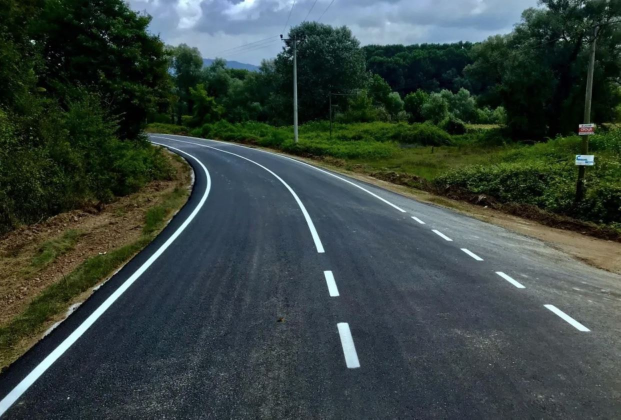
#> input picture esma.JPG, 1241 x 839 px (shown at 1/2 size)
$ python demo.py
#> lines starting #> are read from the running program, lines starting #| are printed output that depends on the picture; after the words box and inside, x2 and y2 are one past the last pixel; in counts of white or black regions, pixels touching at a corner belong together
#author : özgür altıntop
#author : esma esra kaya

import cv2
from matplotlib import pyplot as plt
import numpy as np


img_path = "esma.JPG"
img = cv2.imread(img_path)
#> img is the input picture: shape (839, 1241, 3); mean B, G, R 63.5, 67.7, 55.5
print(img.shape)
#| (839, 1241, 3)


gray_image = cv2.cvtColor(img, cv2.COLOR_BGR2GRAY)
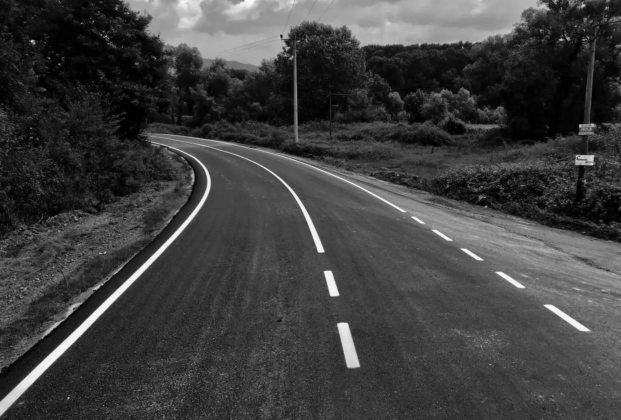
#> gray_image: shape (839, 1241) (shown at 1/2 size); min 0, max 253, mean 63.5


gray_image = cv2.cvtColor(img, cv2.COLOR_BGR2GRAY)
plt.imshow(gray_image)
plt.show()
print(gray_image.shape)
#| (839, 1241)


(thresh, blackAndWhiteImage) = cv2.threshold(gray_image, 20, 255, cv2.THRESH_BINARY)
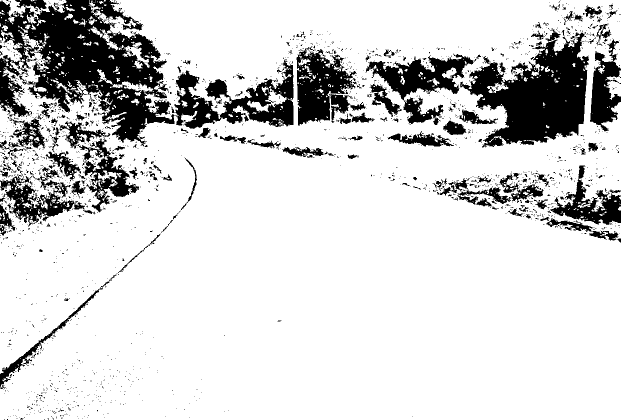
#> blackAndWhiteImage: shape (839, 1241) (shown at 1/2 size); 83.1% white; 2106 black regions (1913 under 20 px), largest, box (x1, y1, x2, y2) and area: (0, 0, 587, 293) 60271, (920, 64, 1178, 296) 31211, (593, 94, 714, 251) 11163
(thresh, blackAndWhiteImage) = cv2.threshold(gray_image, 80, 255, cv2.THRESH_BINARY)
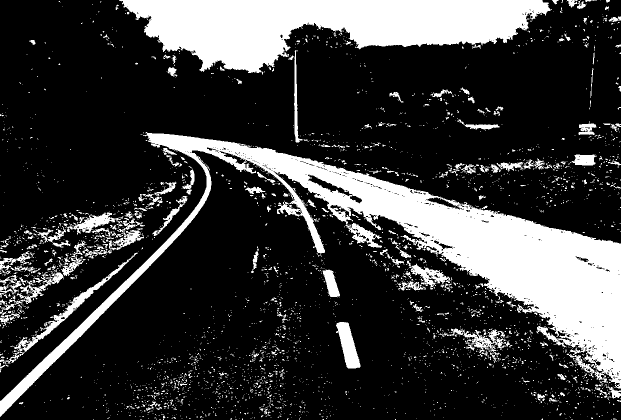
#> blackAndWhiteImage: shape (839, 1241) (shown at 1/2 size); 22.8% white; 3441 white regions (3158 under 20 px), largest, box (x1, y1, x2, y2) and area: (0, 264, 1241, 834) 113317, (238, 0, 1101, 146) 73149, (0, 505, 275, 729) 3548
(thresh, blackAndWhiteImage) = cv2.threshold(gray_image, 160, 255, cv2.THRESH_BINARY)
#> blackAndWhiteImage: shape (839, 1241); 5.9% white; 229 white regions (187 under 20 px), largest, box (x1, y1, x2, y2) and area: (639, 0, 1098, 95) 21000, (247, 0, 581, 131) 16741, (0, 283, 421, 832) 8496
(thresh, blackAndWhiteImage) = cv2.threshold(gray_image, 200, 255, cv2.THRESH_BINARY)
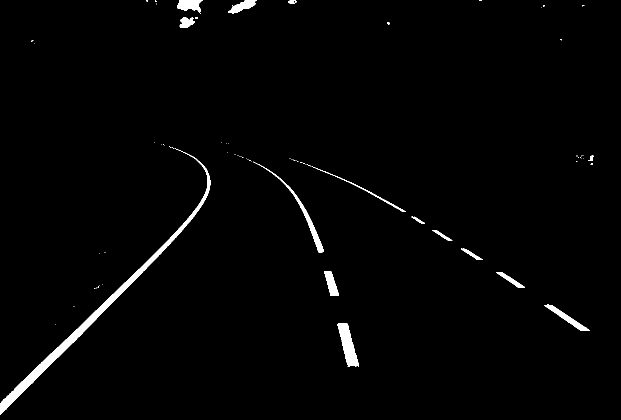
#> blackAndWhiteImage: shape (839, 1241) (shown at 1/2 size); 1.6% white; 80 white regions (63 under 20 px), largest, box (x1, y1, x2, y2) and area: (0, 297, 421, 830) 7598, (675, 646, 718, 734) 1855, (506, 323, 648, 505) 1331
plt.imshow(blackAndWhiteImage)
plt.show()


output2 = cv2.blur(gray_image, (10, 10))
plt.imshow(output2)
plt.show()


output2 = cv2.GaussianBlur(gray_image, (9, 9), 5)
plt.imshow(output2)
plt.show()


(h, w) = img.shape[:2]
#> h = 839; w = 1241
center = (w / 2, h / 2)
#> center = (620.5, 419.5)
M = cv2.getRotationMatrix2D(center, 13, scale  =1.1)
rotated = cv2.warpAffine(gray_image, M, (w, h))
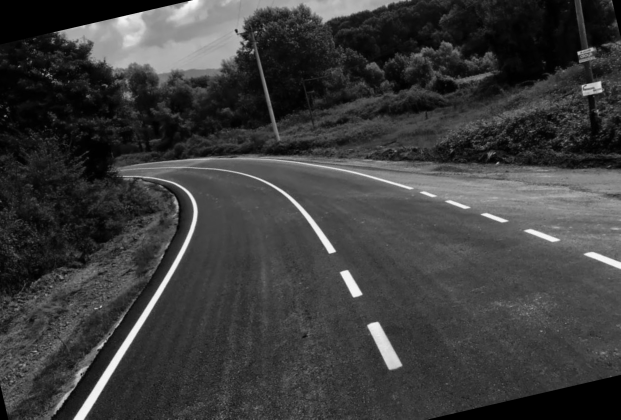
#> rotated: shape (839, 1241) (shown at 1/2 size); min 0, max 253, mean 60.1
plt.imshow(rotated)
plt.show()


img = cv2.imread(img_path)
gray_image = cv2.cvtColor(img, cv2.COLOR_BGR2GRAY)
(thresh, output2) = cv2.threshold(gray_image, 200, 255, cv2.THRESH_BINARY)
output2 = cv2.GaussianBlur(output2, (5, 5), 3)
output2 = cv2.Canny(output2, 180, 255)
#> output2: shape (839, 1241); 0.45% white in thin lines or dots
plt.imshow(output2)
plt.show()


img = cv2.imread(img_path)
gray_image = cv2.cvtColor(img, cv2.COLOR_BGR2GRAY)
(thresh, output2) = cv2.threshold(gray_image, 200, 255, cv2.THRESH_BINARY)
output2 = cv2.Canny(output2, 180, 255)
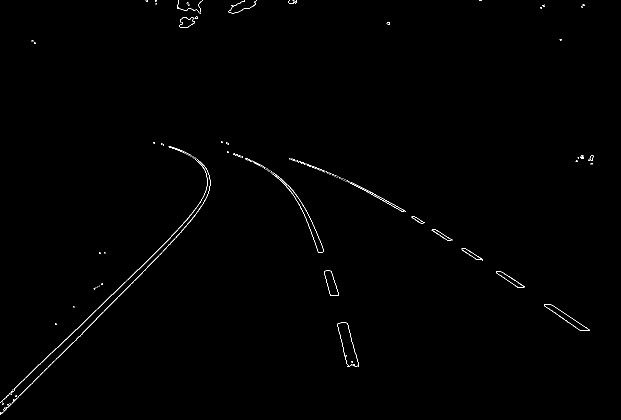
#> output2: shape (839, 1241) (shown at 1/2 size); 0.43% white in thin lines or dots
plt.imshow(output2)
plt.show()


lines = cv2.HoughLinesP(output2, 1, np.pi/180,30)
#> lines = 218 rows, first 6: [28, 777, 111, 697], [3, 827, 13, 817], [36, 793, 61, 768], [256, 559, 355, 460], [294, 534, 308, 520], [269, 561, 285, 545]
for line in lines:
    x1,y1,x2,y2 = line[0]
    cv2.line(img,(x1,y1),(x2,y2),(0,255,0),4)
#> this loop made 218 passes
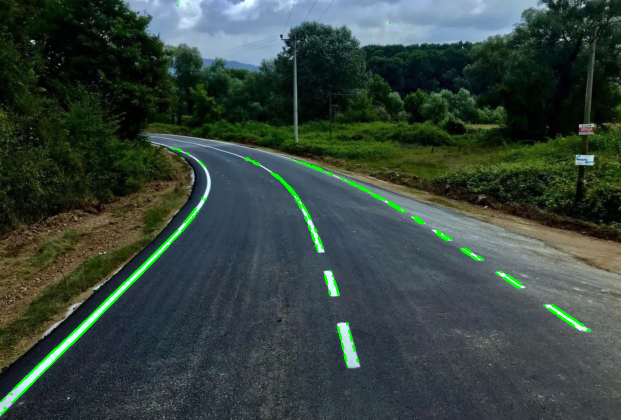
#> img: shape (839, 1241, 3) (shown at 1/2 size); 0.99% of pixels changed, all inside (x1, y1, x2, y2) = (0, 8, 1182, 830)
plt.imshow(img)


def mask_of_image(image):
    height = image.shape[0]
    polygons = np.array([[(0,height),(2200,height),(250,100)]])
    mask = np.zeros_like(image)
    cv2.fillPoly(mask,polygons,255)
    masked_image = cv2.bitwise_and(image,mask)
    return masked_image
